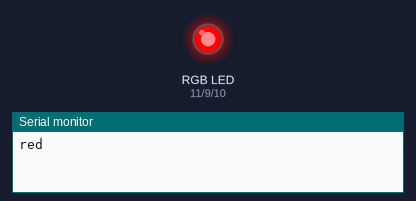
A sketch run on a simulated Arduino Uno, built with avr-gcc and run on an emulated ATmega328P. Parts: an RGB LED mixed from three pins (HIGH = lit), the last lines printed to the serial monitor. Dim RGB values are drawn brighter than linear.

Above: at 0.05 s.
At 0.75 s:
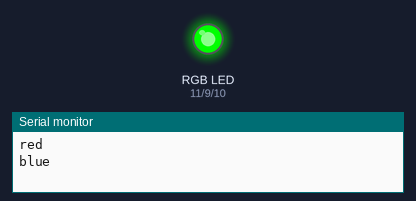
At 1.45 s:
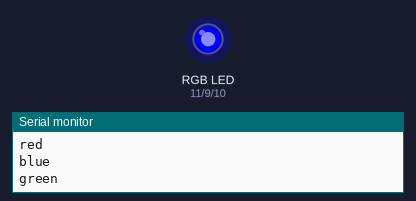
At 1.8 s:
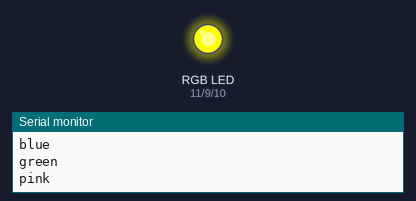
At 2.2 s:
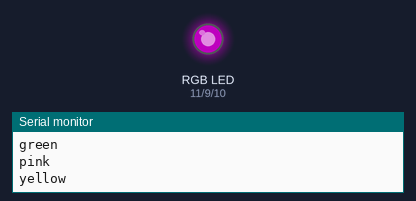
At 2.95 s:
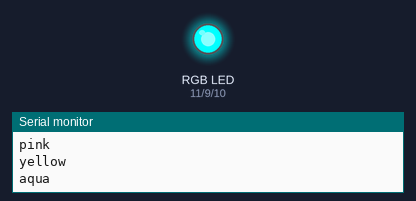
Timing chart, 0 to 6.9 s (numbered marks = the images above):
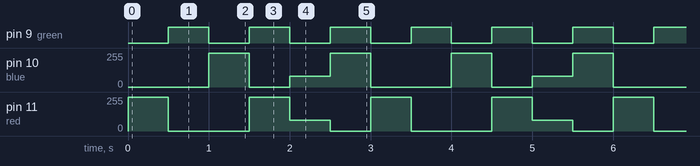

Measured:
- by itself, pin 9 (green): alternates HIGH for 0.50 s and LOW for 0.50 s
- by itself, pin 10 (blue): repeats every 3.0 s: 0/255 0.50 s, 80/255 0.50 s, 255/255 0.50 s, 0/255 1.0 s, 255/255 0.50 s
- by itself, pin 11 (red): repeats every 3.0 s: 0/255 1.0 s, 255/255 0.50 s, 80/255 0.50 s, 0/255 0.50 s, 255/255 0.50 s

The sketch:

program.ino
```cpp
/*  Interfacing with RGB LED

- By default, the common pin is the Cathode (negative).

*/

int red = 11;
int blue = 10;
int green = 9;

String color;

String msg = "What color do you want ?";

void setup() {
  // put your setup code here, to run once:
Serial.begin(115200);

pinMode(red, OUTPUT);
pinMode(blue, OUTPUT);
pinMode(green, OUTPUT);

}

void set_color(int r, int g, int b){
    analogWrite(red, r);
    analogWrite(green, g);
    analogWrite(blue, b);

}

void loop() {
  // put your main code here, to run repeatedly:

  Serial.println("red");
  set_color(255, 0, 0); // red
  delay(500);

  Serial.println("blue");
  set_color(0,255, 0); // blue
  delay(500);

  Serial.println("green");
  set_color(0, 0, 255); // green
  delay(500);

  Serial.println("pink");
  set_color(255, 255, 0);  // pink
  delay(500);

  Serial.println("yellow");
  set_color(80, 0, 80);  // yellow
  delay(500);

  Serial.println("aqua");
  set_color(0, 255, 255);  // aqua
  delay(500);

}

// simulate this project : https://wokwi.com/arduino/projects/310050921657664065
```
